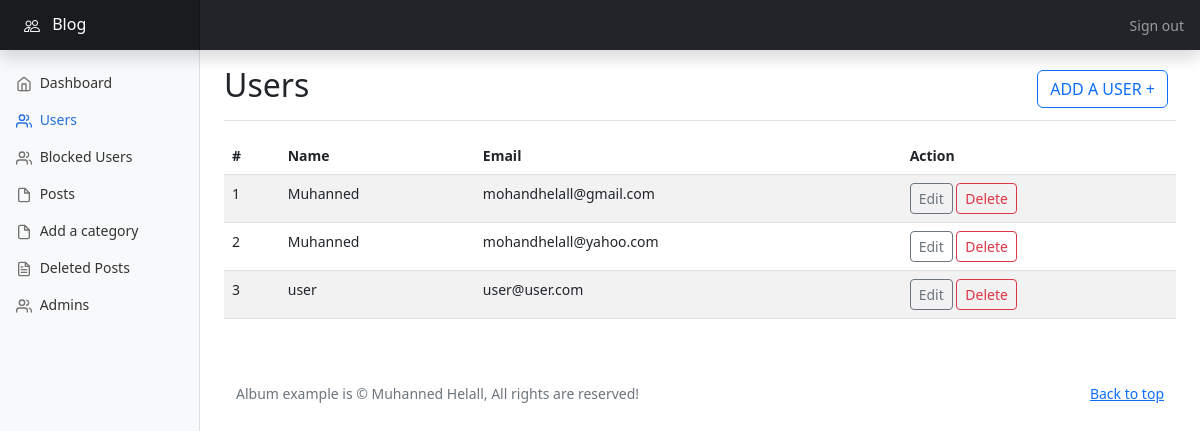
/adminPages/users.php (signed in), run on the app's committed database.
### tables this page shows
CREATE TABLE `users` (
  `id` int(11) NOT NULL,
  `name` varchar(50) NOT NULL,
  `email` varchar(100) NOT NULL,
  `password` varchar(100) NOT NULL,
  `role_id` int(11) NOT NULL,
  `visibility` int(11) NOT NULL
);

### adminPages/users.php (the view, shortened to what this page needs)
<?php
if ($_SESSION['user']['role_id'] == '1') {
    require_once "../config.php";
    $i = 1;
    try {
        $stmt = $conn->prepare("SELECT * FROM users WHERE role_id = '2' AND visibility = '1';");
        $stmt->execute();
        $stmt->setFetchMode(PDO::FETCH_ASSOC);
        $users = $stmt->fetchAll();
    } catch (PDOException $e) {
        echo $sql . "<br>" . $e->getMessage();
    }
} else {
    header('location: ../signin.php');
}
?>
<!doctype html>
<html lang="en">
<head>
    <link href="../assets/dist/css/bootstrap.min.css" rel="stylesheet">
    <link rel="stylesheet" href="https://cdn.jsdelivr.net/npm/bootstrap-icons@1.9.1/font/bootstrap-icons.css">
    <link href="../assets/dist/css/dashboard.css" rel="stylesheet">
</head>
<body>
    <header class="navbar navbar-dark sticky-top bg-dark flex-md-nowrap p-0 shadow">
        <a class="navbar-brand col-md-3 col-lg-2 me-0 px-3 fs-6" href="#">
            <i class="bi bi-people mx-2"></i>
            Blog
        </a>
        <div class="navbar-nav">
            <div class="nav-item text-nowrap">
                <a class="nav-link px-3" href="../signin.php?logout=1">Sign out</a>
            </div>
        </div>
    </header>
    <div class="container-fluid">
        <div class="row">
            <nav id="sidebarMenu" class="col-md-3 col-lg-2 d-md-block bg-light sidebar collapse">
                <div class="position-sticky pt-3 sidebar-sticky">
                    <ul class="nav flex-column">
                        <li class="nav-item">
                            <a class="nav-link" aria-current="page" href="dashboard.php">
                                <span data-feather="home" class="align-text-bottom"></span>
                                Dashboard
                            </a>
                        </li>
                        <li class="nav-item">
                            <a class="nav-link active" href="users.php">
                                <span data-feather="users" class="align-text-bottom"></span>
                                Users
                            </a>
                        </li>
                        <li class="nav-item">
                            <a class="nav-link" href="blockedUsers.php">
                                <span data-feather="users" class="align-text-bottom"></span>
                                Blocked Users
                            </a>
                        </li>
                        <li class="nav-item">
                            <a class="nav-link" href="posts.php">
                                <span data-feather="file" class="align-text-bottom"></span>
                                Posts
                            </a>
                        </li>
                        <li class="nav-item">
                            <a class="nav-link" href="addCat.php">
                                <span data-feather="file" class="align-text-bottom"></span>
                                Add a category
                            </a>
                        </li>
                        <li class="nav-item">
                            <a class="nav-link" href="deletedPosts.php">
                                <span data-feather="file-text" class="align-text-bottom"></span>
                                Deleted Posts
                            </a>
                        </li>
                        <li class="nav-item">
                            <a class="nav-link" href="admins.php">
                                <span data-feather="users" class="align-text-bottom"></span>
                                Admins
                            </a>
                        </li>
                    </ul>
                </div>
            </nav>
            <main class="col-md-9 ms-sm-auto col-lg-10 px-md-4">
                <div class="d-flex justify-content-between flex-wrap flex-md-nowrap align-items-center pt-3 pb-2 mb-3 border-bottom">
                    <h1 class="h2">Users</h1>
                    <div class="btn-toolbar mb-2 mb-md-0">
                        <div class="btn-group me-2">
                            <a href="addUser.php" class="btn btn-outline-primary text-uppercase">Add a user +</a>
                        </div>
                    </div>
                </div>
                <?php if (empty($msg)) { ?>
                    <div class="table-responsive">
                        <table class="table table-striped">
                            <thead>
                                <tr>
                                    <th scope="col">#</th>
                                    <th scope="col">Name</th>
                                    <th scope="col">Email</th>
                                    <th scope="col">Action</th>
                                </tr>
                            </thead>
                            <tbody>
                                <?php foreach ($users as $user) { ?>
                                    <tr>
                                        <td><?= $i ?></td>
                                        <td><?= $user['name'] ?></td>
                                        <td><?= $user['email'] ?></td>
                                        <td>
                                            <a href="editUser.php?id=<?= $user['id'] ?>" class="btn btn-sm btn-outline-secondary">Edit</a>
                                            <a href="users.php?id=<?= $user['id'] ?>" class="btn btn-sm btn-outline-danger">Delete</a>
                                        </td>
                                    </tr>
                                <?php $i++;
                                }; ?>
                            </tbody>
                        </table>
                    </div><?php } ?>
                <footer class="text-muted py-5">
                    <div class="container">
                        <p class="float-end mb-1">
                            <a href="#">Back to top</a>
                        </p>
                        <p class="mb-1">Album example is &copy; Muhanned Helall, All rights are reserved!</p>
                    </div>
                </footer>
            </main>
        </div>
    </div>
</body>
</html>

### adminPages/users.php (style rules this page uses)
.bi { vertical-align: -.125em; fill: currentColor; }

### data on the page
users: name "Muhanned", email "mohandhelall@gmail.com"
users: name "Muhanned", email "mohandhelall@yahoo.com"
users: name "user", email "user@user.com"
